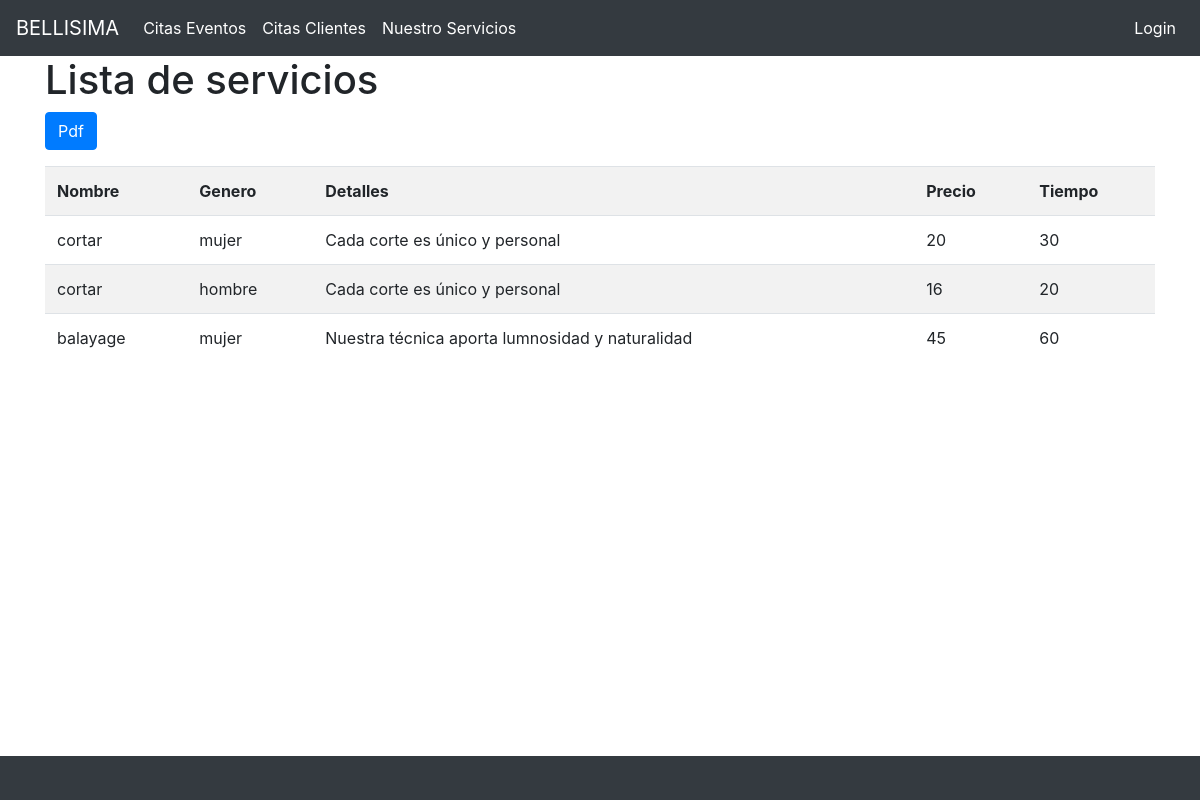
Page /services/showCliente on the committed database.
### tables this page shows
CREATE TABLE `service` (
  `id` int NOT NULL,
  `name` varchar(50) DEFAULT NULL,
  `gender` varchar(10) DEFAULT NULL,
  `details` varchar(500) DEFAULT NULL,
  `price` double NOT NULL,
  `time` int DEFAULT NULL
);

### src/app/controllers/ServicesController.php (called while the page is built, shortened)
<?php
class ServicesController
{
    public function showCliente()
    {
        $servicios = Servicio::all();
        require 'app/views/services/indexCliente.php';
    }
}

### src/index.php (called while the page is built, shortened)
<?php
$app = new \Core\App();

### src/app/models/Servicio.php (called while the page is built, shortened)
<?php
class Servicio extends Model
{
    public static function all()
    {
        $db = Servicio::connect();
        $sql = 'SELECT * FROM service';
        $statement  = $db->query($sql);
        $servicios = $statement->fetchAll(PDO::FETCH_CLASS, Servicio::class);
        return $servicios;
    }
}

### src/app/views/services/indexCliente.php (the view, shortened to what this page needs)
<!doctype html>
<html lang="es">
<head>
    <?php require "app/views/parts/head.php" ?>
</head>
<body>
    <?php require "app/views/parts/header.php" ?>
    <main role="main" class="container">
        <div class="starter-template">
            <h1>Lista de servicios</h1>
            <p>
                <a href="/services/pdf" class="btn btn-primary">Pdf</a>
            </p>
            <table class="table table-striped table-hover">
                <tr>
                    <th>Nombre</th>
                    <th>Genero</th>
                    <th>Detalles</th>
                    <th>Precio</th>
                    <th>Tiempo</th>
                </tr>
                <?php foreach ($servicios as $key => $servicio) { ?>
                    <tr>
                        <td><?php echo $servicio->name ?></td>
                        <td><?php echo $servicio->gender ?></td>
                        <td><?php echo $servicio->details ?></td>
                        <td><?php echo $servicio->price ?></td>
                        <td><?php echo $servicio->time ?></td>
                    </tr>
                <?php } ?>
            </table>
        </div>
    </main>
    <?php require "app/views/parts/footer.php" ?>
</body>
</html>

### src/core/App.php (shortened to what this page needs)
<?php
class App
{
    function __construct()
    {
        if (isset($_GET['url']) and !empty($_GET['url'])) {
            $url = $_GET['url'];
        } else {
            $url = 'home';
        }
        $arguments = explode('/', trim($url, '/'));
        $controllerName = array_shift($arguments);
        $controllerName = ucwords($controllerName) . "Controller";
        if (count($arguments)) {
            $method =  array_shift($arguments);
        } else {
            $method = "index";
        }
        $controllerName = '\\App\\Controllers\\' . $controllerName;
        $controllerObject = new $controllerName;
        if (method_exists($controllerName, $method)) {
            $controllerObject->$method($arguments);
        } else {
            header("HTTP/1.0 404 Not Found");
            echo "No encontrado";
            die();
        }
    }
}

### src/app/views/parts/head.php (shortened to what this page needs)
<link rel="stylesheet" href="https://maxcdn.bootstrapcdn.com/bootstrap/4.0.0/css/bootstrap.min.css">

### src/app/views/parts/header.php (shortened to what this page needs)
<nav class="navbar navbar-expand-md navbar-dark bg-dark">
  <a class="navbar-brand" href="/home">BELLISIMA</a>
  <div class="collapse navbar-collapse" id="navbarsExampleDefault">
    <ul class="navbar-nav mr-auto">
      <li class="nav-item active">
        <a class="nav-link" href="/evento">Citas Eventos</a>
      </li>
      <li class="nav-item active">
        <a class="nav-link" href="/cita">Citas Clientes</a>
      </li>
      <li class="nav-item active">
        <a class="nav-link" href="<?= isset($_SESSION['empleado']) ? "/services/show" : "/services/showCliente" ?>">
          Nuestro Servicios</a>
      </li>
    </ul>
    <ul class="navbar-nav">
      <li class="nav-item active">
        <a class="nav-link" href="<?= isset($_SESSION['empleado']) ? "/employee/show" : "" ?>">
          <?= isset($_SESSION['empleado']) ? "Empleados" : "" ?></a>
      </li>
      <li class="nav-item active">
        <a class="nav-link" href="<?= isset($_SESSION['empleado']) ? "/login/logout" : "/login" ?>">
          <?= isset($_SESSION['empleado']) ? "Logout" : "Login" ?></a>
      </li>
    </ul>
  </div>
</nav>

### src/app/views/parts/footer.php (shortened to what this page needs)
<footer class="footer fixed-bottom bg-dark text-white">
    <div class="text-center" style="margin: 10px">
    </div>
</footer>

### rows in the picture
service: name "cortar", gender "mujer", details "Cada corte es único y personal", price "20", time "30"
service: name "cortar", gender "hombre", details "Cada corte es único y personal", price "16", time "20"
service: name "balayage", gender "mujer", details "Nuestra técnica aporta lumnosidad y naturalidad", price "45", time "60"
